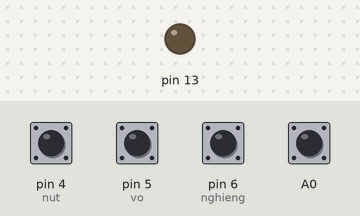
Simulated run of this sketch. Board: Arduino Uno, built with avr-gcc and run on an emulated ATmega328P. On the bench: output pins drawn as LEDs (lit = HIGH). Inputs (shaded band) come from the test bench; at power-on: A0, pin 4 (nut), pin 5 (vo), pin 6 (nghieng) HIGH.

Above: at 0.1 s.
At 1.1 s:
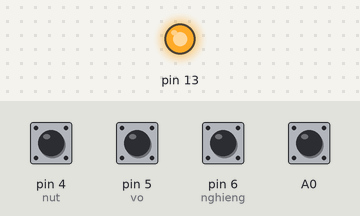
Timing chart, 0 to 2.6 s (numbered marks = the images above):
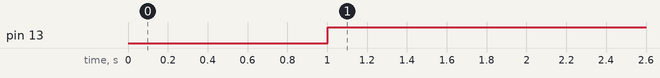

Measured:
- by itself, pin 13: LOW → HIGH at 1.0 s

The sketch:

main.ino
```cpp
#include <SoftwareSerial.h>
#define nut 4
#define vo 5
#define nghieng 6

int randNumber;

SoftwareSerial mySerial(2, 3); //TX, RX

void setup() {
  mySerial.begin(9600);
  Serial.begin(9600);
  pinMode(nut, INPUT_PULLUP);
  pinMode(vo, INPUT_PULLUP);
  pinMode(nghieng, INPUT_PULLUP);
  // cảm biến rung
  pinMode(A0, INPUT_PULLUP);
  pinMode(13, OUTPUT);
  delay(1);
}

void loop() {
  def_nut();
  def_rung();
  def_nghieng();
  def_vo();
}


void def_nut() {
  if (digitalRead(nut) != 0) {
   mySerial.print("1");
   delay(1000);
  }
  else {
    mySerial.print("a");
    delay(100);
  }
}

void def_vo() {

  if (digitalRead(vo) == 0) {
    mySerial.print("1");
    delay(1000);
  }
  else {
    mySerial.print("a");
    delay(1000);
  }
}

void def_nghieng() {
  if (digitalRead(nghieng) == 0) {
    mySerial.print("1");
    delay(1000);
  }
  else {
    mySerial.print("a");
    delay(1000);
  }
}

void def_rung() {
  if (digitalRead(A0) == HIGH) {
    digitalWrite(13, HIGH);
    mySerial.print("1");
    delay(1000);
  }
  else {
    mySerial.print("a");
    delay(1000);
  }
}
```
